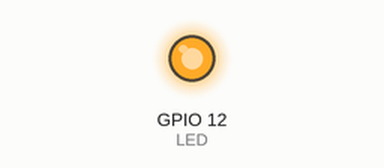
The sketch below on a simulated ESP32. Parts: output pins drawn as LEDs (lit = HIGH).

Above: at 1.37 s.
At 4.9 s:
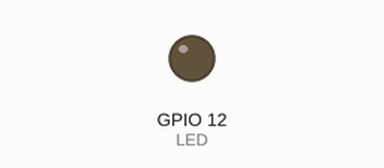
Timing chart, 0 to 7.2 s (numbered marks = the images above):
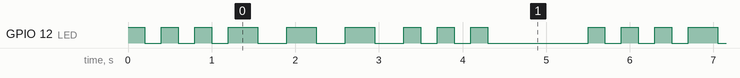

The sketch:

lesson-3-sos-led.ino
```cpp
#define LED 12  // 12 is the pin the + of LED connected( - is on GRD(Ground))

void setup() {
  // put your setup code here, to run once:
  pinMode(LED,OUTPUT);  // pinMode takes (pin number, mode) to use the esp32 pin
}

void loop() {
  // put your main code here, to run repeatedly:
  // digitalWrite used for OUTPUT mode devices
  // LOW = 0V
  // HIGH = 3.3V
  digitalWrite(LED,HIGH);
  delay(200);
  digitalWrite(LED,LOW);
  delay(200);

  digitalWrite(LED,HIGH);
  delay(200);
  digitalWrite(LED,LOW);
  delay(200);

  digitalWrite(LED,HIGH);
  delay(200);
  digitalWrite(LED,LOW);
  delay(200);

  digitalWrite(LED,HIGH);
  delay(350);
  digitalWrite(LED,LOW);
  delay(350);

  digitalWrite(LED,HIGH);
  delay(350);
  digitalWrite(LED,LOW);
  delay(350);

  digitalWrite(LED,HIGH);
  delay(350);
  digitalWrite(LED,LOW);
  delay(350);

  digitalWrite(LED,HIGH);
  delay(200);
  digitalWrite(LED,LOW);
  delay(200);

  digitalWrite(LED,HIGH);
  delay(200);
  digitalWrite(LED,LOW);
  delay(200);

  digitalWrite(LED,HIGH);
  delay(200);
  digitalWrite(LED,LOW);
  delay(200);

  delay(1000);
}
```

Measured:
- by itself, GPIO 12 (LED): repeats every 5.5 s: 2 × (LOW 0.20 s, HIGH 0.20 s), LOW 0.20 s, 3 × (HIGH 0.35 s, LOW 0.35 s), 2 × (HIGH 0.20 s, LOW 0.20 s), HIGH 0.20 s, LOW 1.2 s, HIGH 0.20 s
- by itself, everything shown: repeats every 5.5 s, in 18 steps
